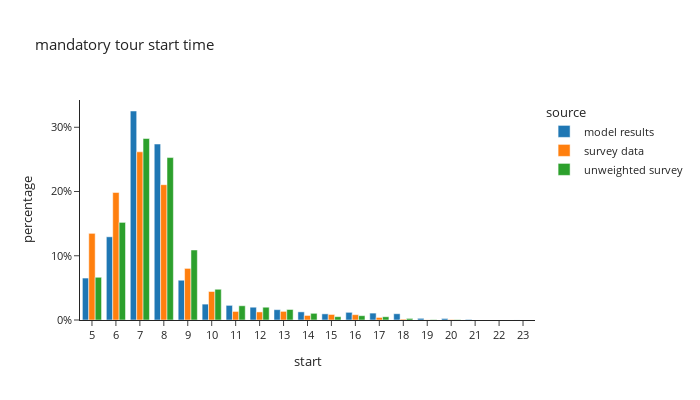

Notebook source saved alongside this figure:
### Code cell
df_plot = m_tour_data.groupby(['source','start'])[['trip_weight_2017_2019']].sum().reset_index()
df_plot['percentage'] = df_plot.groupby(['source'], group_keys=False)['trip_weight_2017_2019']. \
    apply(lambda x: x / float(x.sum()))

fig = px.bar(df_plot, x="start", y="percentage", color="source",barmode="group", template="simple_white",
             # color_discrete_sequence=config['psrc_color'],
             title="mandatory tour start time")
fig.for_each_annotation(lambda a: a.update(text = a.text.split("=")[-1]))
fig.update_layout(height=400, width=700, font=dict(size=11), yaxis=dict(tickformat=".0%"), xaxis=dict(dtick="1"))
fig.show()

### Figure 1 — Plotly figure (JSON) as saved in the notebook; plotly's stock layout.template omitted (floating-point values rounded to 4 significant figures)
{"data": [{"alignmentgroup": "True", "hovertemplate": "source=model results<br>start=%{x}<br>percentage=%{y}<extra></extra>", "legendgroup": "model results", "marker": {"color": "#1F77B4", "pattern": {"shape": ""}}, "name": "model results", "offsetgroup": "model results", "orientation": "v", "showlegend": true, "textposition": "auto", "type": "bar", "x": [5.0, 6.0, 7.0, 8.0, 9.0, 10.0, 11.0, 12.0, 13.0, 14.0, 15.0, 16.0, 17.0, 18.0, 19.0, 20.0, 21.0, 22.0, 23.0], "xaxis": "x", "y": [0.06528, 0.1295, 0.3253, 0.2739, 0.0619, 0.02472, 0.02277, 0.01991, 0.0161, 0.01265, 0.009565, 0.01193, 0.01073, 0.009752, 0.002599, 0.002365, 0.0008908, 4.249e-05, 5.568e-05], "yaxis": "y"}, {"alignmentgroup": "True", "hovertemplate": "source=survey data<br>start=%{x}<br>percentage=%{y}<extra></extra>", "legendgroup": "survey data", "marker": {"color": "#FF7F0E", "pattern": {"shape": ""}}, "name": "survey data", "offsetgroup": "survey data", "orientation": "v", "showlegend": true, "textposition": "auto", "type": "bar", "x": [5.0, 6.0, 7.0, 8.0, 9.0, 10.0, 11.0, 12.0, 13.0, 14.0, 15.0, 16.0, 17.0, 18.0, 19.0, 20.0], "xaxis": "x", "y": [0.1349, 0.1985, 0.2618, 0.2106, 0.08032, 0.04438, 0.01331, 0.0126, 0.01343, 0.007086, 0.008617, 0.008301, 0.003963, 0.001244, 0.000243, 0.0007654], "yaxis": "y"}, {"alignmentgroup": "True", "hovertemplate": "source=unweighted survey<br>start=%{x}<br>percentage=%{y}<extra></extra>", "legendgroup": "unweighted survey", "marker": {"color": "#2CA02C", "pattern": {"shape": ""}}, "name": "unweighted survey", "offsetgroup": "unweighted survey", "orientation": "v", "showlegend": true, "textposition": "auto", "type": "bar", "x": [5.0, 6.0, 7.0, 8.0, 9.0, 10.0, 11.0, 12.0, 13.0, 14.0, 15.0, 16.0, 17.0, 18.0, 19.0, 20.0], "xaxis": "x", "y": [0.06649, 0.1519, 0.2825, 0.2528, 0.109, 0.04784, 0.02216, 0.01987, 0.01636, 0.01039, 0.005197, 0.006726, 0.005044, 0.002446, 0.0006114, 0.0006114], "yaxis": "y"}], "layout": {"barmode": "group", "font": {"size": 11}, "height": 400, "legend": {"title": {"text": "source"}, "tracegroupgap": 0}, "title": {"text": "mandatory tour start time"}, "width": 700, "xaxis": {"anchor": "y", "domain": [0.0, 1.0], "dtick": "1", "title": {"text": "start"}}, "yaxis": {"anchor": "x", "domain": [0.0, 1.0], "tickformat": ".0%", "title": {"text": "percentage"}}}}
